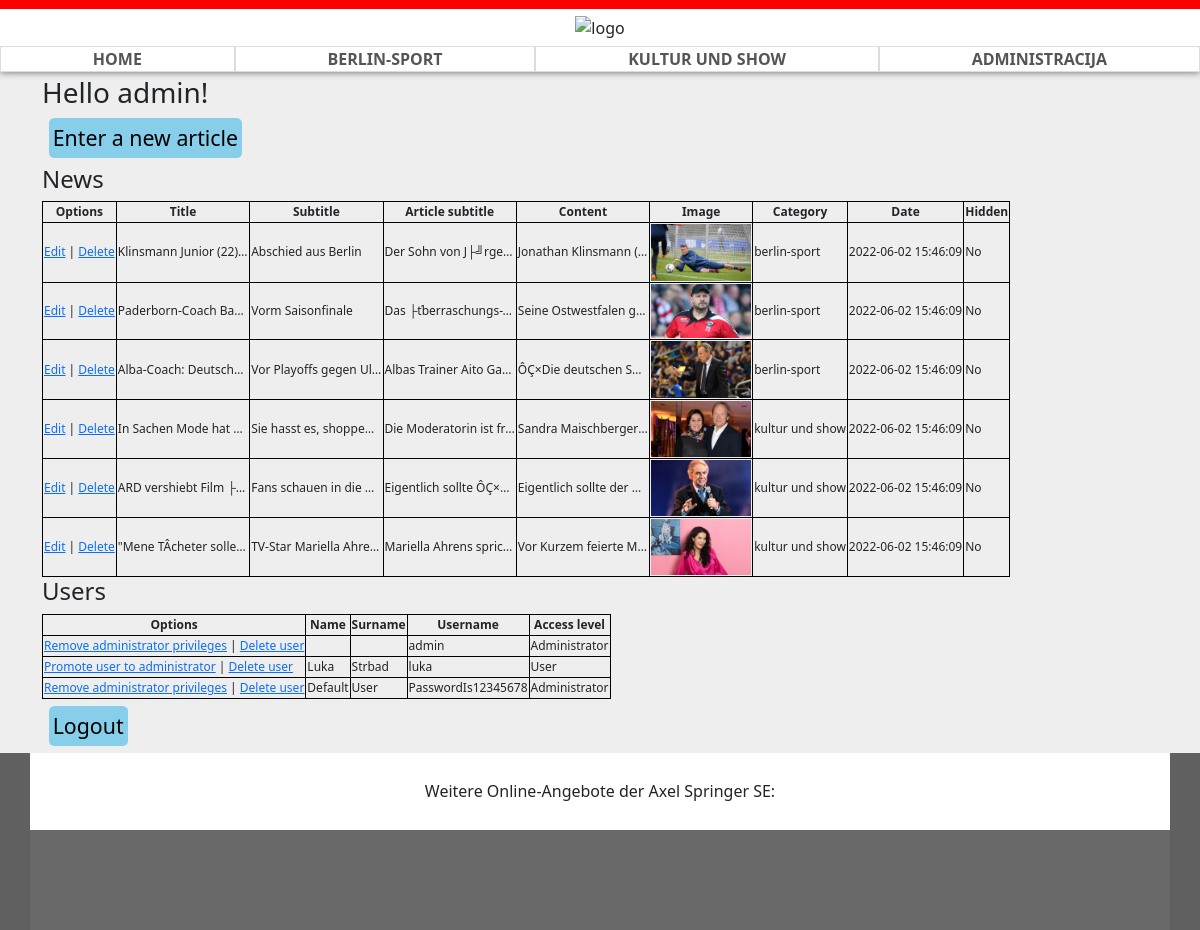
Page /administracija.php (signed in) on the committed database.
### tables this page shows
CREATE TABLE `category` (
  `id` int(11) NOT NULL,
  `name` varchar(255) NOT NULL
);

CREATE TABLE `news` (
  `id` int(11) NOT NULL,
  `subtitle` varchar(255) NOT NULL,
  `title` varchar(255) NOT NULL,
  `content` mediumtext NOT NULL,
  `article_subtitle` text NOT NULL,
  `img` varchar(255) NOT NULL,
  `category_id` int(11) NOT NULL,
  `hidden` tinyint(1) NOT NULL,
  `creation_date` timestamp NOT NULL DEFAULT current_timestamp()
);

CREATE TABLE `users` (
  `id` int(11) NOT NULL,
  `name` varchar(255) NOT NULL,
  `surname` varchar(255) NOT NULL,
  `username` varchar(255) NOT NULL,
  `password` varchar(255) NOT NULL,
  `access_level` int(11) NOT NULL DEFAULT 1
);

### administracija.php (the view, shortened to what this page needs)
<!DOCTYPE html>
<html lang="de">
<head>
    <link href="https://cdn.jsdelivr.net/npm/bootstrap@5.2.0-beta1/dist/css/bootstrap.min.css" rel="stylesheet">
    <link rel="stylesheet" href="style/shared.css">
    <link rel="stylesheet" href="style/administracija.css">
</head>
<body>
    <?php
    include_once "header.php";
    ?>
    <div class="container">
        <?php
        if (isset($_SESSION["username"]) && isset($_SESSION["access_level"])) {
            if ($_SESSION["access_level"] == 1) {
                echo "<h3>Hello " . $_SESSION["username"] . "! You're not an administrator</h3>";
            } else if ($_SESSION["access_level"] == 0) {
                echo "<h3>Hello " . $_SESSION["username"] . "!</h3>";
                echo '<a href="unos.php" class="button">Enter a new article</a>';
                $query = "SELECT news.*, category.name AS categoryName FROM news INNER JOIN category ON news.category_id = category.id;";
                $result = $dbc->query($query);
                echo "<h4>News</h4>";
                echo "<table id='news'>";
                echo "<tr>";
                echo "<th>Options</th>";
                echo "<th>Title</th>";
                echo "<th>Subtitle</th>";
                echo "<th>Article subtitle</th>";
                echo "<th>Content</th>";
                echo "<th>Image</th>";
                echo "<th>Category</th>";
                echo "<th>Date</th>";
                echo "<th>Hidden</th>";
                echo "</tr>";
                while ($row = $result->fetch_assoc()) {
                    echo "<tr>";
                    echo "<td><a href='unos.php?id=" . $row["id"] . "'>Edit</a> | <a href='' onclick='deleteArticle(" . $row["id"] . ")'>Delete</a></td>";
                    echo "<td>" . $row["title"] . "</td>";
                    echo "<td>" . $row["subtitle"] . "</td>";
                    echo "<td>" . $row["article_subtitle"] . "</td>";
                    echo "<td>" . $row["content"] . "</td>";
                    echo "<td><img src='img/" . $row["img"] . "' alt='" . $row["title"] . "'></td>";
                    echo "<td>" . $row["categoryName"] . "</td>";
                    echo "<td>" . $row["creation_date"] . "</td>";
                    echo "<td>" . ($row["hidden"] ? "Yes" : "No") . "</td>";
                    echo "</tr>";
                }
                echo "</table>";
                echo "<h4>Users</h4>";
                echo "<table id='users'>";
                echo "<tr>";
                echo "<th>Options</th>";
                echo "<th>Name</th>";
                echo "<th>Surname</th>";
                echo "<th>Username</th>";
                echo "<th>Access level</th>";
                echo "</tr>";
                $query = "SELECT * FROM users;";
                $result = $dbc->query($query);
                while ($row = $result->fetch_assoc()) {
                    echo "<tr>";
                    $question = $row["access_level"] == 0 ? "Remove administrator privileges" : "Promote user to administrator";
                    echo "<td><a href='' onclick='changeLevel(" . $row["id"] . ")'>$question</a> | <a href='' onclick='deleteUser(" . $row["id"] . ")'>Delete user</a></td>";
                    echo "<td>" . $row["name"] . "</td>";
                    echo "<td>" . $row["surname"] . "</td>";
                    echo "<td>" . $row["username"] . "</td>";
                    echo "<td>" . ($row["access_level"] == 0 ? "Administrator" : "User") . "</td>";
                    echo "</tr>";
                }
                echo "</table>";
            }
            echo '<a href="logout.php" class="button">Logout</a>';
        } else {
            echo "<h3>You're not supposed to be here!</h3>";
        }
        ?>
    </div>
</body>
</html>

### header.php (shortened to what this page needs)
<header id="header">
    <div id="logo">
        <img src="img/logo.png" alt="logo">
    </div>
    <nav id="nav">
        <ul>
            <li><a href="index.php">Home</a></li>
            <?php
            $query = "SELECT * FROM category;";
            $result = $dbc->query($query);
            while ($cateogry = $result->fetch_assoc()) {
                echo '<li><a href="index.php?category=' . $cateogry['id'] . '">' . $cateogry['name'] . '</a></li>';
            }
            ?>
            <li><a href="login.php">Administracija</a></li>
        </ul>
    </nav>
</header>

### style/shared.css (style rules this page uses)
body { background-color: #eeeeee; }
#header { background-color: white; border-top: 7pt solid red; box-shadow: 0 1pt 5pt grey; margin-bottom: 3pt; }
#footer { background-color: #606060; }
#footer .rect { background-color: #696969; }
#footer .text { background-color: white; padding: 20pt; text-align: center; margin-top: 5pt; }
#logo { text-align: center; }
#logo>img { height: 20pt; margin: 5pt; }
#nav ul { list-style-type: none; margin: 0; padding: 0; width: 100%; display: flex; flex-direction: row; justify-content: space-around; }
#nav li { display: inline-block; text-align: center; border: 0.5pt solid #ddd; flex-grow: 1; }
#nav a { display: inline-block; color: #555; text-decoration: none; text-transform: uppercase; font-weight: 600; width: 100%; }
.button { all: unset; display: table; padding: 3pt; margin: 5pt; font-size: 16pt; text-decoration: none; background-color: skyblue; border-radius: 4pt; color: black; cursor: pointer; }

### style/administracija.css (style rules this page uses)
table { display: block; overflow-x: auto; white-space: nowrap; font-size: 12px; }
table th, td { border: 1px solid black; border-collapse: collapse; }
table th { text-align: center; }
table img { width: 100px; }
table td { white-space: nowrap; max-height: 100pt; max-width: 100pt; overflow: hidden; text-overflow: ellipsis; }
#users td { max-width: unset; }

### rows in the picture
category: name "BERLIN-SPORT"
category: name "KULTUR UND SHOW"
news: title "Klinsmann Junior (22)…", subtitle "Abschied aus Berlin", article_subtitle "Der Sohn von J├╝rge…", content "Jonathan Klinsmann (…", img (picture), category.name "berlin-sport", creation_date "2022-06-02 15:46:09", hidden "No"
news: title "Paderborn-Coach Ba…", subtitle "Vorm Saisonfinale", article_subtitle "Das ├ťberraschungs-…", content "Seine Ostwestfalen g…", img (picture), category.name "berlin-sport", creation_date "2022-06-02 15:46:09", hidden "No"
news: title "Alba-Coach: Deutsch…", subtitle "Vor Playoffs gegen Ul…", article_subtitle "Albas Trainer Aito Ga…", content "ÔÇ×Die deutschen S…", img (picture), category.name "berlin-sport", creation_date "2022-06-02 15:46:09", hidden "No"
news: title "In Sachen Mode hat…", subtitle "Sie hasst es, shoppen…", article_subtitle "Die Moderatorin ist fr…", content "Sandra Maischberger…", img (picture), category.name "kultur und show", creation_date "2022-06-02 15:46:09", hidden "No"
news: title "ARD vershiebt Film ├…", subtitle "Fans schauen in die…", article_subtitle "Eigentlich sollte ÔÇ×…", content "Eigentlich sollte der…", img (picture), category.name "kultur und show", creation_date "2022-06-02 15:46:09", hidden "No"
news: title "\"Mene TÂcheter solle…", subtitle "TV-Star Mariella Ahre…", article_subtitle "Mariella Ahrens spric…", content "Vor Kurzem feierte M…", img (picture), category.name "kultur und show", creation_date "2022-06-02 15:46:09", hidden "No"
users: access_level "Remove administrator privileges", username "admin", shows "Administrator"
users: access_level "Promote user to administrator", name "Luka", surname "Strbad", username "luka", shows "User"
users: access_level "Remove administrator privileges", name "Default", surname "User", username "PasswordIs12345678", shows "Administrator"

### other values in the picture
$_SESSION["username"] "admin"
